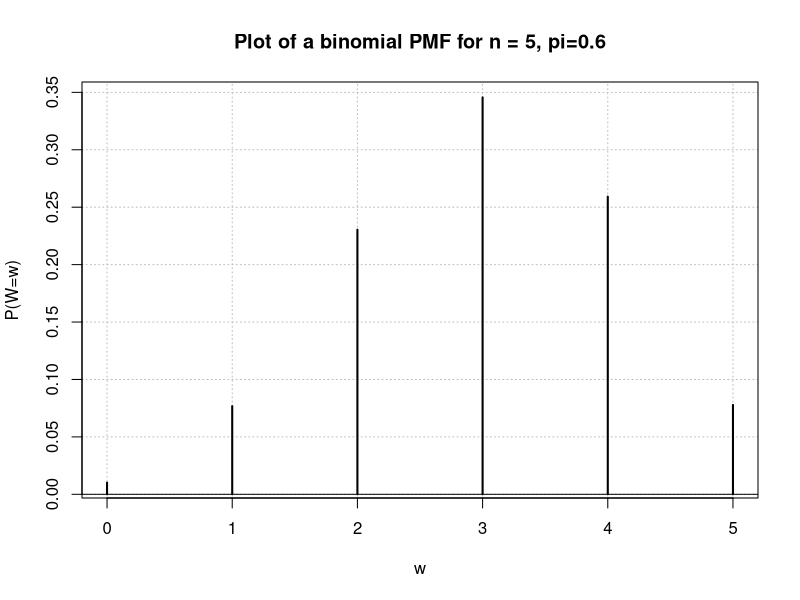
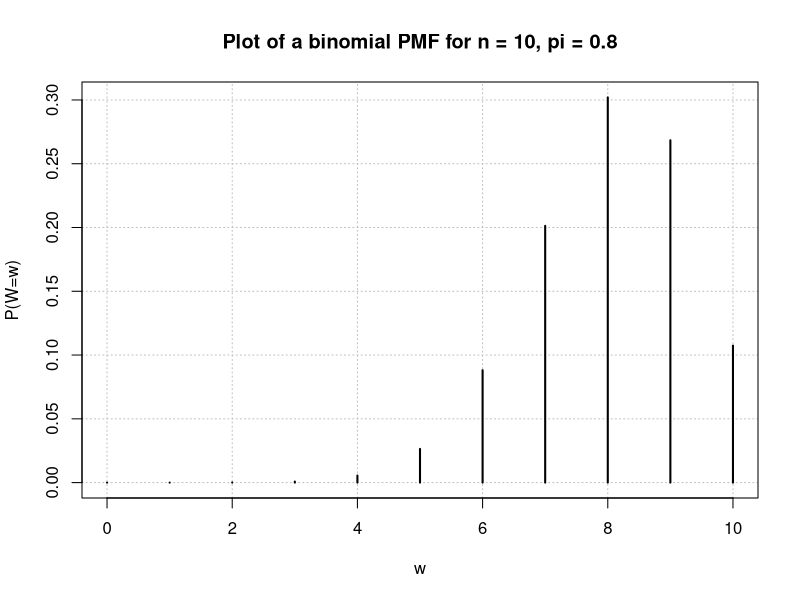
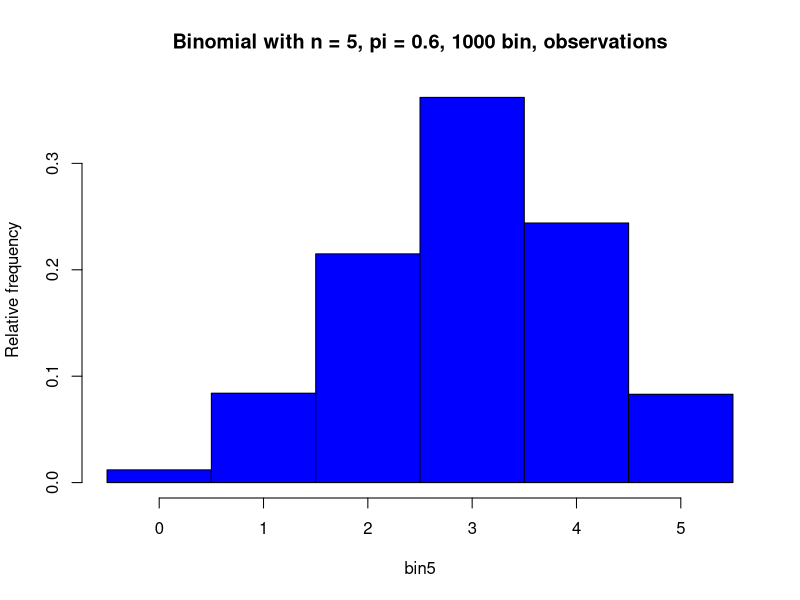
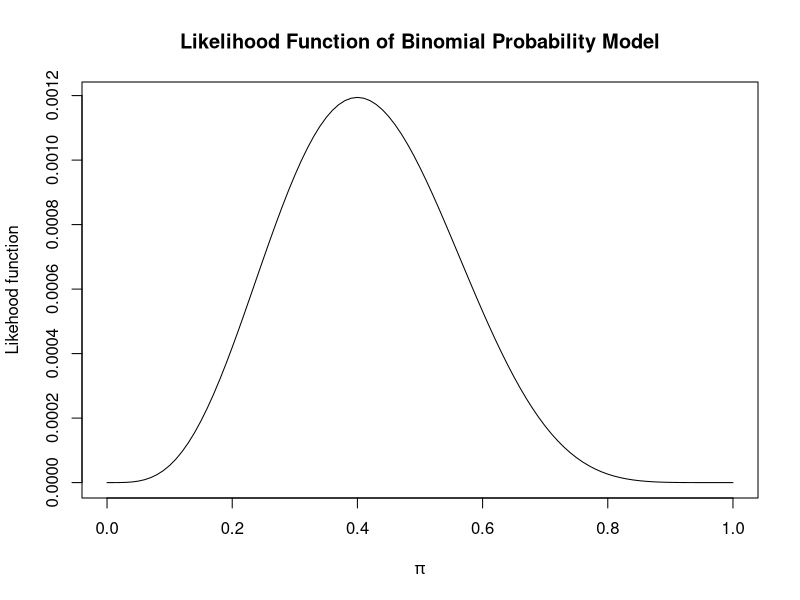

Source code (R) for these figures, in order: (Note: this script raises an error after producing the figures.)
## ---- chunk 1
knitr::opts_chunk$set(echo = TRUE)
## ---- chunk 2
# calcualte the probability for w = 1, which is 1 success in 5 trials
dbinom(x = 1, size = 5, prob = .6)

# calculate the probabilities for w = 0, 1, 2, 3, 4, 5
dbinom(x = 0:5, size = 5, prob = .6)

pmf = dbinom(x = 0:5, size = 5, prob = .6)
pmf.df = data.frame(w = 0:5, prob = round(x = pmf, digits = 4))
pmf.df

plot(x = pmf.df$w, y = pmf.df$prob, type = "h", xlab = "w",
     ylab ="P(W=w)", main = "Plot of a binomial PMF for n = 5, pi=0.6",
     panel.first = grid(col="gray", lty = "dotted"),
     lwd = 2)
abline(h=0)

## ---- chunk 3
# pi = 0.8, n = 10
pmf = dbinom(x = 0:10, size = 10, prob = .8)
pmf.df = data.frame(w = 0:10, prob = round(x = pmf, digits = 4))
pmf.df

plot(x = pmf.df$w, y = pmf.df$prob, type = "h", xlab = "w", ylab = "P(W=w)",
     main = "Plot of a binomial PMF for n = 10, pi = 0.8",
     panel.first = grid(col = "gray", lty = "dotted"), lwd = 2
     )

## ---- chunk 4
set.seed(4848)
bin5 = rbinom(n = 1000, size = 5, prob = 0.6)
bin5[1:20]
mean(bin5)
var(bin5)

table(x = bin5)

hist(x = bin5, main = "Binomial with n = 5, pi = 0.6, 1000 bin, observations",
     col = "blue", probability = TRUE, breaks = -0.5:5.5, ylab = "Relative frequency")

## ---- chunk 5
sum.y = 4
n = 10
# try different value of pi
pi = c(0.2, 0.3, 0.35, 0.39, 0.4, 0.41, 0.5)
Lik = pi^sum.y * (1-pi)^(n-sum.y)
data.frame(pi, Lik)

# likelihood funciton plot
curve(expr = x^sum.y*(1-x)^(n-sum.y), xlim = c(0,1),
      xlab = expression(pi), ylab = "Likehood function",
      main = "Likelihood Function of Binomial Probability Model")

## ---- chunk 6
w = 4
n = 10
alpha = 0.05
pi.hat = w / n

var.wald = pi.hat * (1 - pi.hat) / n
lower = pi.hat - qnorm(p = 1-alpha/2) * sqrt(var.wald)
upper = pi.hat + qnorm(p = 1-alpha/2) * sqrt(var.wald)
round(data.frame(lower, upper), 4)

# quicker
round(pi.hat + qnorm(p = c(alpha/2, 1- alpha/2)) * sqrt(var.wald), 4)

## ---- chunk 7
numb.bin.samples = 1000 # try 1000 times
pi = 0.157
alpha = 0.05
n = 40
set.seed(4516)
w = rbinom(n = numb.bin.samples, size = n, prob = pi)
pi.hat = w/n
var.wald = pi.hat*(1 - pi.hat)/n
lower = pi.hat - qnorm(p = 1 - alpha/2) * sqrt(var.wald)
upper = pi.hat + qnorm(p = 1 - alpha/2) * sqrt(var.wald)
data.frame(w, pi.hat, lower, upper)[1:10, ]

save = ifelse(test = pi > lower, yes = ifelse(test = pi < upper, yes = 1, no = 0), no = 0)
save[1:10]

mean(save)
## ---- chunk 8
c.table = array(data = c(251, 48, 34, 5), dim = c(2,2),
                dimnames = list(First = c("made", "missed"),
                                second = c("made", "missed")))
c.table
## ---- chunk 9
rowSums(c.table)

pi.hat.table = c.table / rowSums(c.table)
pi.hat.table
## ---- chunk 10
alpha = 0.05
pi.hat1 = pi.hat.table[1,1]
pi.hat2 = pi.hat.table[2,1]

# Wald CI
var.wald = pi.hat1*(1 - pi.hat1) / sum(c.table[1,]) + pi.hat2*(1-pi.hat2) /sum(c.table[2,])
pi.hat1 - pi.hat2 + qnorm(p = c(alpha/2, 1-alpha/2)) * sqrt(var.wald)

# Agresti-Caffo CI
pi.tilde1 = (c.table[1,1] + 1) / (sum(c.table[1,]) + 2)
pi.tilde2 = (c.table[2,1] + 1) / (sum(c.table[2,]) + 2)
var.AC = pi.tilde1*(1-pi.tilde1) / sum(c.table[1,] + 2) + 
  pi.tilde2*(1-pi.tilde2) / (sum(c.table[2,] + 2))
pi.tilde1 - pi.tilde2 + qnorm(p = c(alpha/2, 1- alpha/2)) * sqrt(var.AC)

## ---- chunk 11
alpha = 0.05
pi.hat1 = pi.hat.table[1,1]
pi.hat2 = pi.hat.table[2,1]

colSums(c.table)
n1 = rowSums(c.table)[1]
n2 = rowSums(c.table)[2]

pi.bar = colSums(c.table)[1] / sum(colSums(c.table))
pi.bar

z = (pi.hat1 - pi.hat2) / sqrt(pi.bar * (1 - pi.bar) * (1/n1 + 1/n2) )
abs(z)

crit.value = qnorm(p = 1 - alpha/2)
ifelse(abs(z) > crit.value, "reject", "fail to reject") 

## ---- chunk 12
prop.test(x = c.table, conf.level = 0.95, correct = FALSE)
## ---- chunk 13
c.table = array(data = c(51, 74, 8146, 8124), c(2, 2),
                dimnames = list(Treatment = c("Vaccine", "Placebo"),
                                Response = c("HIV", "No HIV")))
c.table

rowSums(c.table)
colSums(c.table)

pi.hat.table = c.table/rowSums(c.table)
pi.hat.table
## ---- chunk 14
prop.test(x = c.table, conf.level = 0.95, correct = FALSE)
## ---- chunk 15
alpha = 0.5
pi.hat1 = pi.hat.table[1,1]
pi.hat2 = pi.hat.table[2,1]

n1 = rowSums(c.table)[1]
n2 = rowSums(c.table)[2]

var = (pi.hat1*(1-pi.hat1)/ n1 +  pi.hat2*(1-pi.hat2)/ n2)
z = (pi.hat1 - pi.hat2) / sqrt(var)
abs(z)

crit.value = qnorm(p = 1 - alpha /2)
ifelse(abs(z) > crit.value, "reject", "fail to reject")

## ---- chunk 16
pi.hat1 / pi.hat2
pi.hat2 / pi.hat1
## ---- chunk 17
# wald confidence interval
var.log.rr = (1 - pi.hat1)/ (n1 * pi.hat1) + (1 - pi.hat2) / (n2 * pi.hat2)

ci = exp(log(pi.hat1/pi.hat2)  + qnorm(p = c(alpha/2, 1-alpha/2)) * sqrt(var.log.rr))
round(ci, 4)

rev (round (1/ci, 4)) # inverted

## ---- chunk 18
odds1 = pi.hat1 / (1- pi.hat1)
odds2 = pi.hat2 / (1- pi.hat2)
odds1/odds2
odds2/odds1

## ---- chunk 19
var.log.or = 1/c.table[1,1] + 1/c.table[1,2] + 1/c.table[2,1] + 1/c.table[2,2]

ci = exp(log(odds1/odds2) + qnorm(p = c(alpha/2, 1-alpha/2)) * sqrt(var.log.or) )
round(ci, 4)

rev (round( 1/ci, 4))

## ---- chunk 20
numb.bin.samples = 1000 # try 1000 times
pi = 0.157
alpha = 0.05
n = 40
set.seed(4516)
w = rbinom(n = numb.bin.samples, size = n, prob = pi)
pi.hat = w/n
var.wald = pi.hat*(1 - pi.hat)/n
lower = pi.hat - qnorm(p = 1 - alpha/2) * sqrt(var.wald)
upper = pi.hat + qnorm(p = 1 - alpha/2) * sqrt(var.wald)
in_or_out = ifelse(test = pi > lower, yes = ifelse(test = pi < upper, yes = 1, no = 0), no = 0)
data.frame(w, pi.hat, lower, upper, in_or_out)[1:10, ]

mean(save)
## ---- chunk 21
pi = 0.157
alpha = 0.05
n = 40
w = 0:n
pi.hat = w/n
pi.seq = seq(from = 0.001, to = 0.999, by = 0.0005)

# wald
var.wald = pi
.hat*(1-pi.hat)/n
lower.wald = pi.hat - qnorm(p = 1 - alpha/2) * sqrt(var.wald)
upper.wald = pi.hat + qnorm(p = 1 - alpha/2) * sqrt(var.wald)

# save true confidence levels in a matrix
save.true.conf = matrix(data = NA, nrow = length(pi.seq), ncol = 2)

counter = 1

# loop over each pi
for (pi in pi.seq) {
  pmf = dbinom(x = w, size = n, prob = pi)
  save.wald = ifelse(test = pi > lower.wald, yes = ifelse(test = pi < upper.wald, yes = 1, no = 09),
                     no = 0)
  wald = sum(save.wald*pmf)
  save.true.conf[counter, ] = c(pi, wald)
  counter = counter + 1
}

plot(x = save.true.conf[, 1], y = save.true.conf[,2],
     main = "Wald", xlab = expression(pi), ylab = "True confidence level",
     type = "l", ylim = c(0.85, 1))
abline(h = 1-alpha, lty = "dotted")

